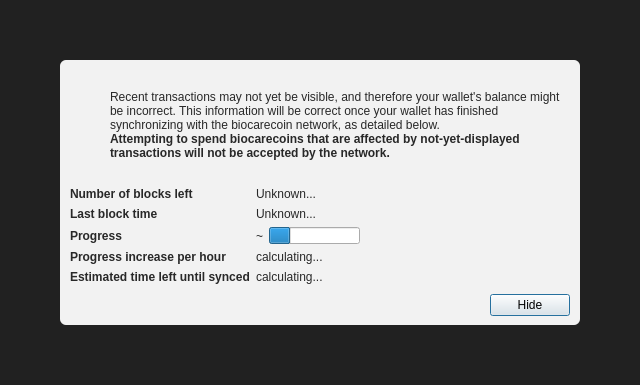
<?xml version="1.0" encoding="UTF-8"?>
<ui version="4.0">
 <class>ModalOverlay</class>
 <widget class="ModalOverlay" name="ModalOverlay">
  <property name="geometry">
   <rect>
    <x>0</x>
    <y>0</y>
    <width>640</width>
    <height>385</height>
   </rect>
  </property>
  <property name="windowTitle">
   <string>Form</string>
  </property>
  <layout class="QVBoxLayout" name="verticalLayout" stretch="0">
   <property name="sizeConstraint">
    <enum>QLayout::SetDefaultConstraint</enum>
   </property>
   <property name="leftMargin">
    <number>0</number>
   </property>
   <property name="topMargin">
    <number>0</number>
   </property>
   <property name="rightMargin">
    <number>0</number>
   </property>
   <property name="bottomMargin">
    <number>0</number>
   </property>
   <item>
    <widget class="QWidget" name="bgWidget" native="true">
     <property name="styleSheet">
      <string notr="true">#bgWidget { background: rgba(0,0,0,220); }</string>
     </property>
     <layout class="QVBoxLayout" name="verticalLayoutMain" stretch="1">
      <property name="leftMargin">
       <number>60</number>
      </property>
      <property name="topMargin">
       <number>60</number>
      </property>
      <property name="rightMargin">
       <number>60</number>
      </property>
      <property name="bottomMargin">
       <number>60</number>
      </property>
      <item>
       <widget class="QWidget" name="contentWidget" native="true">
        <property name="styleSheet">
         <string notr="true">#contentWidget { background: rgba(255,255,255,240); border-radius: 6px; }

QLabel { color: rgb(40,40,40);  }</string>
        </property>
        <layout class="QVBoxLayout" name="verticalLayoutSub" stretch="1,0,0,0">
         <property name="spacing">
          <number>0</number>
         </property>
         <property name="leftMargin">
          <number>10</number>
         </property>
         <property name="topMargin">
          <number>10</number>
         </property>
         <property name="rightMargin">
          <number>10</number>
         </property>
         <property name="bottomMargin">
          <number>10</number>
         </property>
         <item>
          <layout class="QHBoxLayout" name="horizontalLayoutIconText" stretch="0,1">
           <property name="topMargin">
            <number>20</number>
           </property>
           <item>
            <layout class="QVBoxLayout" name="verticalLayoutIcon">
             <property name="leftMargin">
              <number>0</number>
             </property>
             <item>
              <widget class="QPushButton" name="warningIcon">
               <property name="enabled">
                <bool>false</bool>
               </property>
               <property name="text">
                <string/>
               </property>
               <property name="icon">
                <iconset>
                 <normaloff>:/icons/warning</normaloff>
                 <disabledoff>:/icons/warning</disabledoff>:/icons/warning</iconset>
               </property>
               <property name="iconSize">
                <size>
                 <width>48</width>
                 <height>48</height>
                </size>
               </property>
               <property name="flat">
                <bool>true</bool>
               </property>
              </widget>
             </item>
             <item>
              <spacer name="verticalSpacerWarningIcon">
               <property name="orientation">
                <enum>Qt::Vertical</enum>
               </property>
               <property name="sizeHint" stdset="0">
                <size>
                 <width>20</width>
                 <height>40</height>
                </size>
               </property>
              </spacer>
             </item>
            </layout>
           </item>
           <item>
            <layout class="QVBoxLayout" name="verticalLayoutInfoText">
             <property name="leftMargin">
              <number>0</number>
             </property>
             <property name="topMargin">
              <number>0</number>
             </property>
             <item>
              <widget class="QLabel" name="infoText">
               <property name="text">
                <string>Recent transactions may not yet be visible, and therefore your wallet's balance might be incorrect. This information will be correct once your wallet has finished synchronizing with the biocarecoin network, as detailed below.</string>
               </property>
               <property name="textFormat">
                <enum>Qt::RichText</enum>
               </property>
               <property name="wordWrap">
                <bool>true</bool>
               </property>
              </widget>
             </item>
             <item>
              <widget class="QLabel" name="infoTextStrong">
               <property name="font">
                <font>
                 <weight>75</weight>
                 <bold>true</bold>
                </font>
               </property>
               <property name="text">
                <string>Attempting to spend biocarecoins that are affected by not-yet-displayed transactions will not be accepted by the network.</string>
               </property>
               <property name="textFormat">
                <enum>Qt::RichText</enum>
               </property>
               <property name="wordWrap">
                <bool>true</bool>
               </property>
              </widget>
             </item>
             <item>
              <spacer name="verticalSpacerInTextSpace">
               <property name="orientation">
                <enum>Qt::Vertical</enum>
               </property>
               <property name="sizeHint" stdset="0">
                <size>
                 <width>20</width>
                 <height>40</height>
                </size>
               </property>
              </spacer>
             </item>
            </layout>
           </item>
          </layout>
         </item>
         <item>
          <spacer name="verticalSpacerAfterText">
           <property name="orientation">
            <enum>Qt::Vertical</enum>
           </property>
           <property name="sizeHint" stdset="0">
            <size>
             <width>20</width>
             <height>40</height>
            </size>
           </property>
          </spacer>
         </item>
         <item>
          <layout class="QFormLayout" name="formLayout">
           <property name="fieldGrowthPolicy">
            <enum>QFormLayout::FieldsStayAtSizeHint</enum>
           </property>
           <property name="horizontalSpacing">
            <number>6</number>
           </property>
           <property name="verticalSpacing">
            <number>6</number>
           </property>
           <property name="topMargin">
            <number>10</number>
           </property>
           <item row="0" column="0">
            <widget class="QLabel" name="labelNumberOfBlocksLeft">
             <property name="font">
              <font>
               <weight>75</weight>
               <bold>true</bold>
              </font>
             </property>
             <property name="text">
              <string>Number of blocks left</string>
             </property>
            </widget>
           </item>
           <item row="0" column="1">
            <widget class="QLabel" name="numberOfBlocksLeft">
             <property name="text">
              <string>Unknown...</string>
             </property>
            </widget>
           </item>
           <item row="1" column="0">
            <widget class="QLabel" name="labelLastBlockTime">
             <property name="font">
              <font>
               <weight>75</weight>
               <bold>true</bold>
              </font>
             </property>
             <property name="text">
              <string>Last block time</string>
             </property>
            </widget>
           </item>
           <item row="1" column="1">
            <widget class="QLabel" name="newestBlockDate">
             <property name="sizePolicy">
              <sizepolicy hsizetype="Maximum" vsizetype="Preferred">
               <horstretch>0</horstretch>
               <verstretch>0</verstretch>
              </sizepolicy>
             </property>
             <property name="text">
              <string>Unknown...</string>
             </property>
            </widget>
           </item>
           <item row="2" column="0">
            <widget class="QLabel" name="labelSyncDone">
             <property name="font">
              <font>
               <weight>75</weight>
               <bold>true</bold>
              </font>
             </property>
             <property name="text">
              <string>Progress</string>
             </property>
            </widget>
           </item>
           <item row="2" column="1">
            <layout class="QHBoxLayout" name="horizontalLayoutSync" stretch="0,1">
             <item>
              <widget class="QLabel" name="percentageProgress">
               <property name="text">
                <string notr="true">~</string>
               </property>
              </widget>
             </item>
             <item>
              <widget class="QProgressBar" name="progressBar">
               <property name="value">
                <number>24</number>
               </property>
               <property name="format">
                <string/>
               </property>
              </widget>
             </item>
            </layout>
           </item>
           <item row="4" column="0">
            <widget class="QLabel" name="labelProgressIncrease">
             <property name="font">
              <font>
               <weight>75</weight>
               <bold>true</bold>
              </font>
             </property>
             <property name="text">
              <string>Progress increase per hour</string>
             </property>
            </widget>
           </item>
           <item row="4" column="1">
            <widget class="QLabel" name="progressIncreasePerH">
             <property name="text">
              <string>calculating...</string>
             </property>
            </widget>
           </item>
           <item row="5" column="0">
            <widget class="QLabel" name="labelEstimatedTimeLeft">
             <property name="font">
              <font>
               <weight>75</weight>
               <bold>true</bold>
              </font>
             </property>
             <property name="text">
              <string>Estimated time left until synced</string>
             </property>
            </widget>
           </item>
           <item row="5" column="1">
            <widget class="QLabel" name="expectedTimeLeft">
             <property name="text">
              <string>calculating...</string>
             </property>
            </widget>
           </item>
          </layout>
         </item>
         <item>
          <layout class="QHBoxLayout" name="horizontalLayoutButtons">
           <property name="leftMargin">
            <number>10</number>
           </property>
           <property name="topMargin">
            <number>10</number>
           </property>
           <item>
            <spacer name="horizontalSpacer">
             <property name="orientation">
              <enum>Qt::Horizontal</enum>
             </property>
             <property name="sizeHint" stdset="0">
              <size>
               <width>40</width>
               <height>20</height>
              </size>
             </property>
            </spacer>
           </item>
           <item>
            <widget class="QPushButton" name="closeButton">
             <property name="text">
              <string>Hide</string>
             </property>
             <property name="focusPolicy">
              <enum>Qt::StrongFocus</enum>
             </property>
             <property name="default">
              <bool>true</bool>
             </property>
            </widget>
           </item>
          </layout>
         </item>
        </layout>
       </widget>
      </item>
     </layout>
    </widget>
   </item>
  </layout>
 </widget>
 <customwidgets>
  <customwidget>
   <class>ModalOverlay</class>
   <extends>QWidget</extends>
   <header>qt/modaloverlay.h</header>
   <container>1</container>
  </customwidget>
 </customwidgets>
 <resources/>
 <connections/>
</ui>
